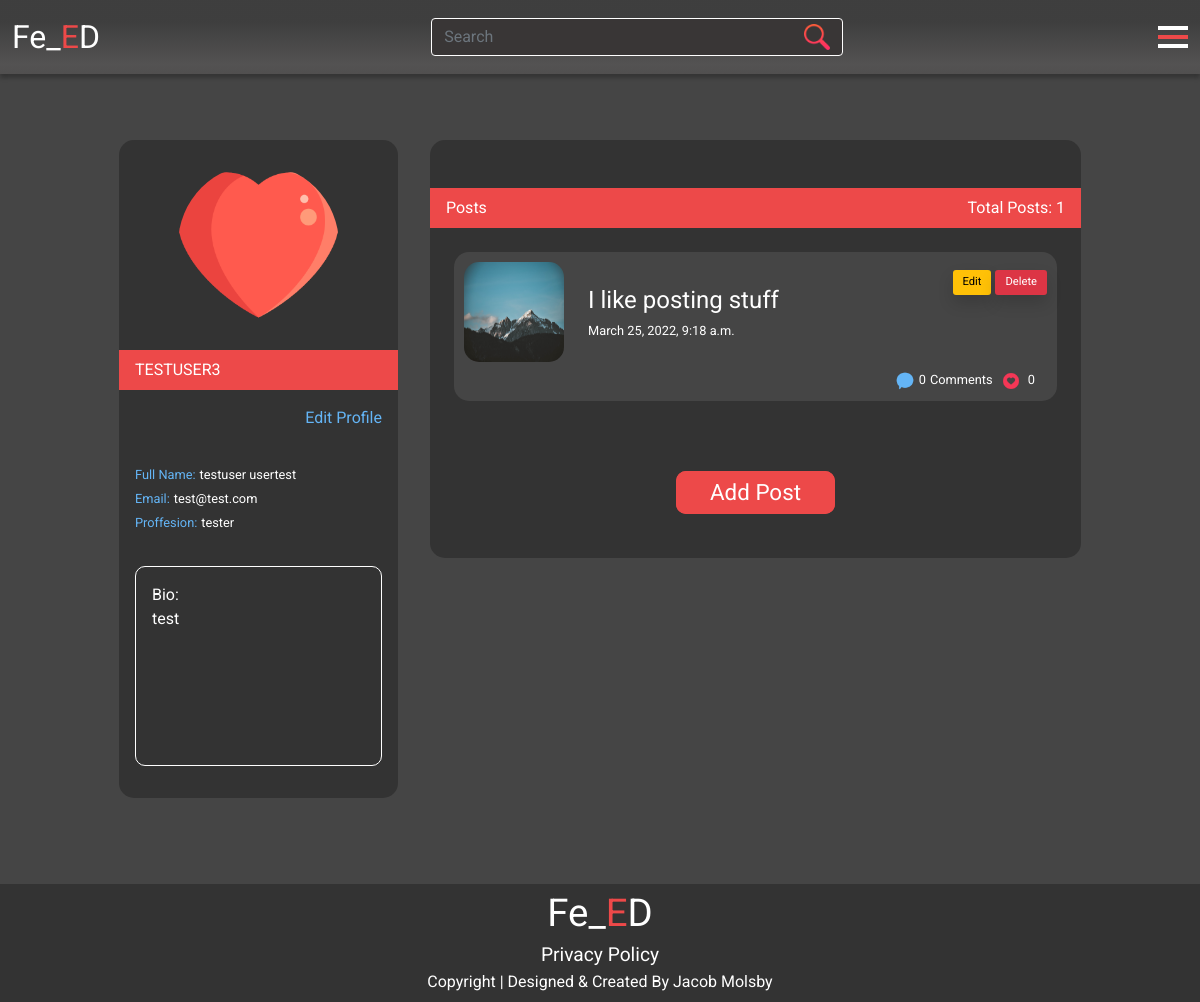
Screenshot of /profile/ (signed in) with the database file from the repository.
### users/models.py (models this page shows, shortened)
class BlogUser(models.Model):
    user = models.OneToOneField(User, on_delete=models.CASCADE)
    first_name = models.CharField(max_length=254, null=True, blank=True)
    last_name = models.CharField(max_length=254, null=True, blank=True)
    profession = models.CharField(max_length=254, null=True, blank=True)
    email = models.EmailField()
    bio = models.TextField()
    image = models.ImageField(null=True, blank=True, upload_to="media")
    joined = models.DateTimeField(auto_now_add=True)

### posts/models.py (models this page shows, shortened)
class Post(models.Model):
    author = models.ForeignKey(
        BlogUser, on_delete=models.CASCADE, related_name="post_author")
    slug = models.SlugField(blank=True, null=True)
    post_image = models.ImageField(null=True, blank=True, upload_to="media")
    post_title = models.CharField(max_length=254)
    post_body = models.TextField()
    posted = models.DateTimeField(auto_now_add=True)
    status = models.IntegerField(choices=STATUS, default=0)
    likes = models.ManyToManyField(
        User, related_name='blog_likes', blank=True)
    class Meta:
        ordering = ['-posted']
    def number_of_likes(self):
        return self.likes.count()

### users/views.py (the view)
# urls.py: path("profile/", views.profile, name="profile"),
def profile(request):
    userProfile = get_object_or_404(BlogUser, user=request.user)
    posts = Post.objects.filter(author=userProfile)
    template_name = "users/profile.html"
    context = {
        "posts": posts,
        "on_page": True,
        "userProfile": userProfile,
    }
    return render(request, template_name, context)

### users/templates/users/profile.html (shortened to what this page needs)
{% extends 'base.html' %}
{% block content %}
<main class="position-relative">
    <div class="details-spacer"></div>
    <div class="container">
        <div class="row d-flex justify-content-center">
            <div class="col-xs-12 col-sm-10 col-md-7 col-lg-3 m-md-3">
                <div class="user-background left">
                    <div class="img-wrapper-details d-flex justify-content-center p-4">
                        {% if userProfile.image %}
                        <img class="user-detail-image" src="{{ userProfile.image.url }}"
                            alt="Profile Image of the user">
                        {% else %}
                        <img class="user-detail-image" src="{{ MEDIA_URL }}profile-image.png"
                            alt="Profile Image of the user">
                        {% endif %}
                    </div>
                    <div class="user-banner ps-3 d-flex align-items-center text-uppercase" id="username">
                        {{ userProfile.user.username }}</div>
                    {% if on_page %}
                    <div class="edit_wrapper d-flex justify-content-end">
                        <a class="p-3 edit" href="{% url 'edit' %}">Edit Profile</a>
                    </div>
                    {% endif %}
                    <ul class="list-unstyled user-details-list m-3">
                        <li class="list-item-details">
                            <span class="text-thin text-small edit">Full Name:</span> <span id="userFullName"
                                class="text-thin text-small">{% if userProfile.first_name %}{{ userProfile.first_name }}
                                {{ userProfile.last_name }}{% else %} <span class="text-muted text-small">.....</span>{% endif %}</span>
                        </li>
                        <li class="list-item-details">
                            <span class="text-thin text-small edit">Email:</span> <span id="userEmail"
                                class="text-thin text-small">{% if userProfile.email %}{{ userProfile.email }}{% else %} <span class="text-muted text-small">.....</span>{% endif %}</span>
                        </li>
                        <li class="list-item-details">
                            <span class="text-thin text-small edit">Proffesion:</span> <span id="userProffesion"
                                class="text-thin text-small">{% if userProfile.profession %}{{ userProfile.profession }}{% else %} <span class="text-muted text-small">.....</span>{% endif %}</span>
                        </li>
                    </ul>
                    <div class="bio-wrapper p-3">
                        {% if userProfile.bio %}
                        <p class="user-details-bio p-3">
                            Bio: <br>{{ userProfile.bio }}
                        </p>
                        {% else %}
                        <p class="user-details-bio p-3">Bio</p>
                        {% endif %}
                    </div>
                </div>
            </div>
            <div class="col-xs-12 col-sm-10 col-md-7 m-3">
                <div class="user-background pt-5">
                    <div class="user-banner d-flex justify-content-between align-items-center pe-3 ps-3">
                        <h6 class="text-thin mb-0">Posts</h6>
                        <p class="text-thin mb-0">Total Posts: <span id="numberOfPosts">{{ posts.count }}</span></p>
                    </div>
                    {% if posts %}
                    <ul class="list-unstyled mb-0 pb-1">
                        {% for post in posts %}
                        <li class="list-item-posts m-4">
                            <div class="row">
                                <div class="post-wrapper">
                                    <div class="wrapper d-flex justify-content-between">
                                        <div class="post-details d-flex">
                                            <img class="post-user-image" src="{% if post.post_image %}{{ post.post_image.url }} {% endif %}"
                                            alt="Post preview image">
                                            <div class="information-wrapper">
                                                <div class="post-information mt-4 ms-2 ms-md-4">
                                                    <h4 class="text-thin">{{ post.post_title }}</h4>
                                                    <h6 class="text-thin text-small">{{ post.posted }}</h6>
                                                </div>
                                            </div>
                                        </div>
                                        <div class="edit-wrapper mt-2 d-none d-lg-flex">
                                            <a class="me-1 edit-buttons d-flex align-items-center btn-warning text-smallest shadow" href="#">Edit</a>
                                            <a type="button" class="d-flex align-items-center edit-buttons btn-danger text-smallest shadow" data-bs-toggle="modal" data-bs-target="#deleteModal">
                                                Delete
                                            </a>
                                        </div>
                                    </div>
                                    <div class="statistics-wrapper">
                                        <ul
                                            class="list-unstyled list-inline mb-0 pe-2 d-flex justify-content-end align-items-center mt-2">
                                            <li class="list-inline-item social">
                                                <p class="text-thin text-small mb-0"><img
                                                        src="{{ MEDIA_URL }}comment.png" width="20px" height="auto"
                                                        alt="Comment Icon"><span
                                                        class="ms-1 me-1 number-of-comments">{{ post.comments.count }}</span>Comments</p>
                                            </li>
                                            <li class="list-inline-item social mb-0">
                                                <p class="text-thin text-small mb-0">
                                                    <img src="{{ MEDIA_URL }}thumbs-up.png" width="20px" height="auto"
                                                        alt="Heart icon">
                                                    <span class="ms-1 me-1 number-of-likes">{{ post.number_of_likes }}</span>
                                                </p>
                                            </li>
                                        </ul>
                                    </div>
                                </div>
                            </div>
                        </li>
                    {% endfor %}
                    </ul>
                    <div class="no-post-wrapper text-center p-5">
                        <a class="red-button" href="{% url 'add_post' %}">Add Post</a>
                    </div>
                    {% else %}
                    <div class="no-post-wrapper text-center p-5">
                        <h1 class="text-thin text-center text-muted">No posts</h1>
                        <a class="red-button" href="{% url 'add_post' %}">Add Post</a>
                    </div>
                    {% endif %}
                </div>
            </div>
        </div>
    </div>
</main>
{% endblock  %}

### static/css/base.css (style rules this page uses)
html, body { margin: 0; padding: 0; box-sizing: border-box; height: 100%; }
body { background-color: #454545; color: #fff; display:grid; grid-template-rows: auto 1fr auto; min-height:100vh; }
a { color: #fff; text-decoration: none; }
.row { --bs-gutter-x: 0 !important; --bs-gutter-y: 0 !important; }
* { font-family: roboto, sans-serif; }
.details-spacer { height: 50px; }
.text-small { font-size: .8rem; }
.text-thin { font-weight: 400; }
.text-smallest { font-size: .7rem; }
.shadow { box-shadow: 0px 4px 4px rgba(0, 0, 0, 0.25); }
.red-button { padding: .4rem 2rem .4rem 2rem; background-color: #ED4949; color: #fff; border-radius: 10px; font-size: 1.4rem; border: 2px solid #ED4949; transition: .4s; max-width: max-content; }
.edit-buttons { padding: 10px; max-height: 25px; border-radius: 3px; }
.edit { color: #64b5f6; }
.user-background { background-color: #333333; border-radius: 15px; }
.user-detail-image { width: 70%; height: 70%; border-radius: 50%; max-width: 250px; min-width: 110px; }
.user-banner { background-color: #ED4949; height: 40px; width: 100%; }
.user-details-bio { border: 1px solid #fff; background-color: transparent; color: #fff; width: 100%; border-radius: 10px; height: 200px; text-align: top; }
.user-details-bio::placeholder { vertical-align: top; }
.post-user-image { width: 100px; height: 100px; border-radius: 15px; }
.post-wrapper { background-color: #454545; border-radius: 15px; padding: 10px; }

### rows the page displays
BlogUser: image (picture), user.username "TESTUSER3", first_name "testuser", last_name "usertest", email "test@test.com", profession "tester", bio "test"
Post: post_image (picture), post_title "I like posting stuff", posted "March 25, 2022, 9:18 a.m.", comments.count "0", number_of_likes "0"

### other values shown
{{ posts.count }} "1"
